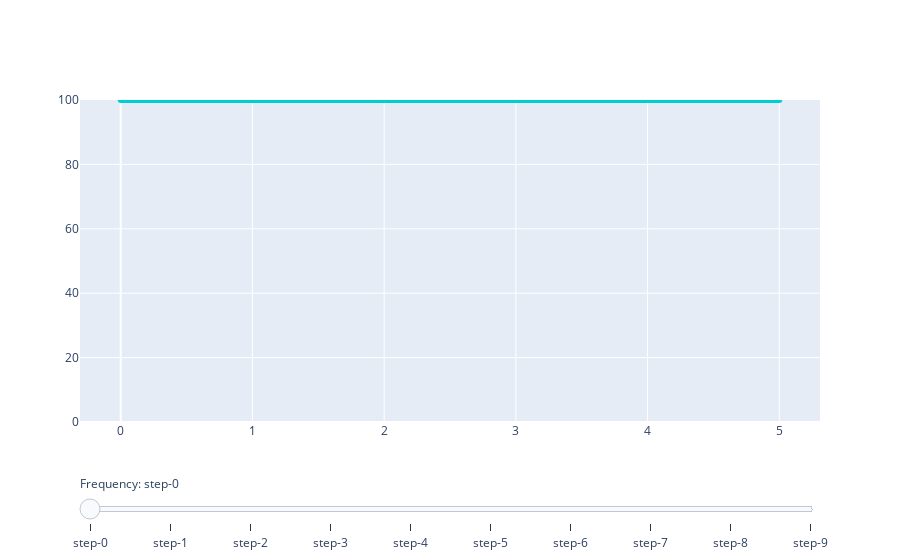

Write notebook code for a chart like this one.
### Markdown cell above
## Section 5 : Evaluating the model performances

Using functions from the generic_markov library, we evaluate the model's accuracy

### Code cell
epoch_acc = []
for i in range(10):
    df_window = df_window.sample(frac=1)
    df_train = df_window.sample(frac=0.7)
    df_test = df_window.drop(df_train.index)

    Mk_chain = generic_markov(df_train.head())
    current_acc = [evaluate_mk(df_test, Mk_chain)]

    for row_id in range(0, len(df_train)):
        Mk_chain.fit(df_train.iloc[[row_id]])
        current_acc.append(evaluate_mk(df_test, Mk_chain))

    epoch_acc.append(current_acc)
    print("Epoch {} done.".format(i))

# Create figure
gofig = go.Figure()
# Add traces, one for each slider step
for step in range(10):
    gofig.add_trace(
        go.Scatter(
            visible=False,
            line=dict(color="#00CED1", width=6),
            name="v = " + str(step),
            x=np.arange(0, len(df_train), 1),
            y=epoch_acc[step]))
    gofig.update_yaxes(range=[0, 100])

# Make 10th trace visible
gofig.data[0].visible = True

# Create and add slider
steps = []
for i in range(len(gofig.data)):
    step = dict(
        method="update",
        args=[{"visible": [False] * len(gofig.data)},
                {"title": "Evolution of Markov Accuracy's"}],  # layout attribute
    )
    step["args"][0]["visible"][i] = True  # Toggle i'th trace to "visible"
    steps.append(step)

sliders = [dict(
    active=10,
    currentvalue={"prefix": "Frequency: "},
    pad={"t": 50},
    steps=steps
)]

gofig.update_layout(
    sliders=sliders
)
gofig.show()

### Figure 1 — Plotly figure (JSON) as saved in the notebook; plotly's stock layout.template omitted (floating-point values rounded to 4 significant figures)
{"data": [{"line": {"color": "#00CED1", "width": 6}, "name": "v = 0", "type": "scatter", "visible": true, "x": [0, 1, 2, 3, 4, 5], "y": [100, 100, 100, 100, 100, 100, 100]}, {"line": {"color": "#00CED1", "width": 6}, "name": "v = 1", "type": "scatter", "visible": false, "x": [0, 1, 2, 3, 4, 5], "y": [100, 100, 100, 100, 100, 100, 100]}, {"line": {"color": "#00CED1", "width": 6}, "name": "v = 2", "type": "scatter", "visible": false, "x": [0, 1, 2, 3, 4, 5], "y": [100, 100, 100, 100, 100, 100, 100]}, {"line": {"color": "#00CED1", "width": 6}, "name": "v = 3", "type": "scatter", "visible": false, "x": [0, 1, 2, 3, 4, 5], "y": [100, 100, 100, 100, 100, 100, 100]}, {"line": {"color": "#00CED1", "width": 6}, "name": "v = 4", "type": "scatter", "visible": false, "x": [0, 1, 2, 3, 4, 5], "y": [100, 100, 100, 100, 100, 100, 100]}, {"line": {"color": "#00CED1", "width": 6}, "name": "v = 5", "type": "scatter", "visible": false, "x": [0, 1, 2, 3, 4, 5], "y": [100, 100, 100, 100, 100, 100, 100]}, {"line": {"color": "#00CED1", "width": 6}, "name": "v = 6", "type": "scatter", "visible": false, "x": [0, 1, 2, 3, 4, 5], "y": [100, 100, 100, 100, 100, 100, 100]}, {"line": {"color": "#00CED1", "width": 6}, "name": "v = 7", "type": "scatter", "visible": false, "x": [0, 1, 2, 3, 4, 5], "y": [100, 100, 100, 100, 100, 100, 100]}, {"line": {"color": "#00CED1", "width": 6}, "name": "v = 8", "type": "scatter", "visible": false, "x": [0, 1, 2, 3, 4, 5], "y": [100, 100, 100, 100, 100, 100, 100]}, {"line": {"color": "#00CED1", "width": 6}, "name": "v = 9", "type": "scatter", "visible": false, "x": [0, 1, 2, 3, 4, 5], "y": [100, 100, 100, 100, 100, 100, 100]}], "layout": {"sliders": [{"active": 10, "currentvalue": {"prefix": "Frequency: "}, "pad": {"t": 50}, "steps": [{"args": [{"visible": [true, false, false, false, false, false, false, false, false, false]}, {"title": "Evolution of Markov Accuracy's"}], "method": "update"}, {"args": [{"visible": [false, true, false, false, false, false, false, false, false, false]}, {"title": "Evolution of Markov Accuracy's"}], "method": "update"}, {"args": [{"visible": [false, false, true, false, false, false, false, false, false, false]}, {"title": "Evolution of Markov Accuracy's"}], "method": "update"}, {"args": [{"visible": [false, false, false, true, false, false, false, false, false, false]}, {"title": "Evolution of Markov Accuracy's"}], "method": "update"}, {"args": [{"visible": [false, false, false, false, true, false, false, false, false, false]}, {"title": "Evolution of Markov Accuracy's"}], "method": "update"}, {"args": [{"visible": [false, false, false, false, false, true, false, false, false, false]}, {"title": "Evolution of Markov Accuracy's"}], "method": "update"}, {"args": [{"visible": [false, false, false, false, false, false, true, false, false, false]}, {"title": "Evolution of Markov Accuracy's"}], "method": "update"}, {"args": [{"visible": [false, false, false, false, false, false, false, true, false, false]}, {"title": "Evolution of Markov Accuracy's"}], "method": "update"}, {"args": [{"visible": [false, false, false, false, false, false, false, false, true, false]}, {"title": "Evolution of Markov Accuracy's"}], "method": "update"}, {"args": [{"visible": [false, false, false, false, false, false, false, false, false, true]}, {"title": "Evolution of Markov Accuracy's"}], "method": "update"}]}], "yaxis": {"range": [0, 100]}}}
